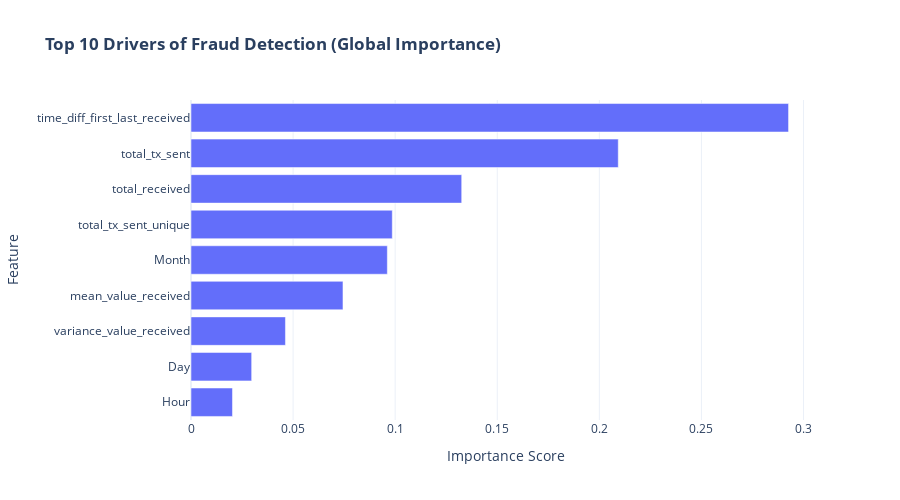

Notebook code for this chart:
### Code cell
# Feature Importance Bar Chart
importances = model_b_tuned.feature_importances_
features = X_val_beh.columns
indices = np.argsort(importances)[::-1][:10]

fig4 = px.bar(x=[importances[i] for i in indices],
              y=[features[i] for i in indices],
              orientation='h',
              labels={'x': 'Importance Score', 'y': 'Feature'},
              title='<b>Top 10 Drivers of Fraud Detection (Global Importance)</b>')
fig4.update_layout(yaxis=dict(autorange="reversed"), template='plotly_white', height=500)
fig4.write_html("../assets/asset4_importance_interactive.html")
fig4.show()

### Figure 1 — Plotly figure (JSON) as saved in the notebook; plotly's stock layout.template omitted (floating-point values rounded to 4 significant figures)
{"data": [{"alignmentgroup": "True", "hovertemplate": "Importance Score=%{x}<br>Feature=%{y}<extra></extra>", "legendgroup": "", "marker": {"color": "#636efa", "pattern": {"shape": ""}}, "name": "", "offsetgroup": "", "orientation": "h", "showlegend": false, "textposition": "auto", "type": "bar", "x": [0.2927, 0.2093, 0.1326, 0.09859, 0.09616, 0.07443, 0.04626, 0.02971, 0.02031], "xaxis": "x", "y": ["time_diff_first_last_received", "total_tx_sent", "total_received", "total_tx_sent_unique", "Month", "mean_value_received", "variance_value_received", "Day", "Hour"], "yaxis": "y"}], "layout": {"barmode": "relative", "height": 500, "legend": {"tracegroupgap": 0}, "title": {"text": "<b>Top 10 Drivers of Fraud Detection (Global Importance)</b>"}, "xaxis": {"anchor": "y", "domain": [0, 1], "title": {"text": "Importance Score"}}, "yaxis": {"anchor": "x", "autorange": "reversed", "domain": [0, 1], "title": {"text": "Feature"}}}}
